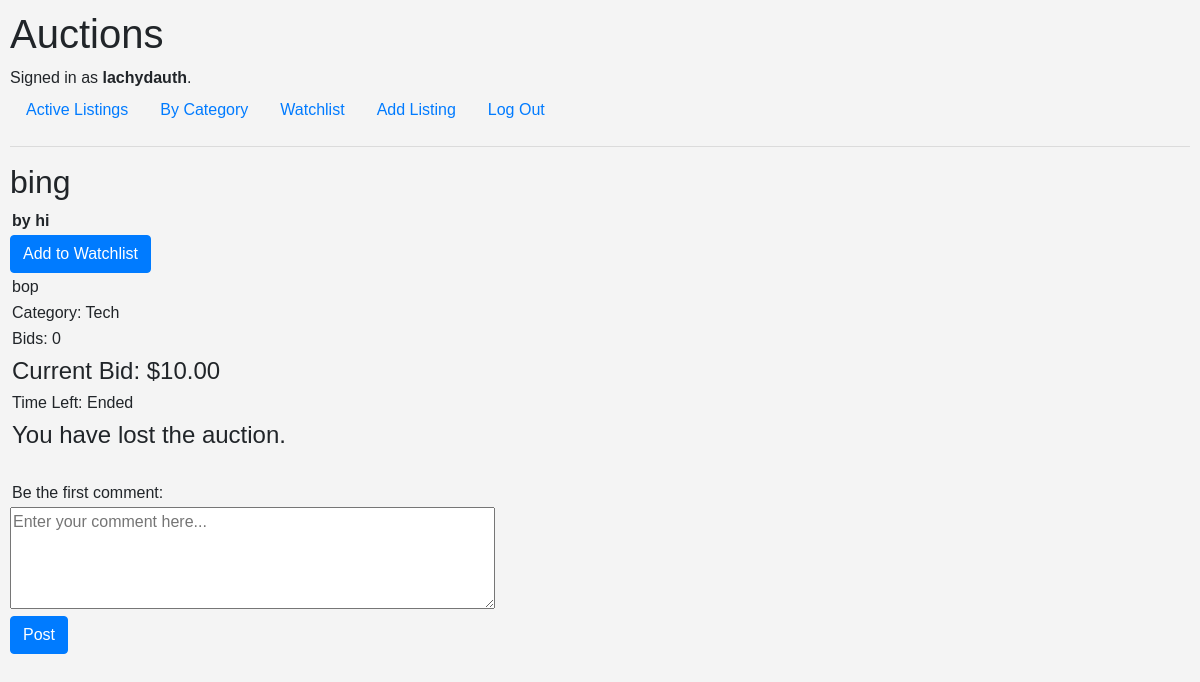
Screenshot of /listing/2 (signed in) with the database file from the repository.
### auctions/models.py (models this page shows, shortened)
class User(AbstractUser):
    watching = models.ManyToManyField("Auction", blank=True, related_name="watchers")

class Auction(models.Model):
    title = models.CharField(max_length=64)
    description = models.CharField(max_length=512)
    starting_bid = models.DecimalField(max_digits=10, decimal_places=2)
    current_bid = models.DecimalField(max_digits=10, decimal_places=2, null=True, blank=True)
    owner = models.ForeignKey(User, on_delete=models.CASCADE, related_name="listings")
    end_date = models.DateTimeField()
    image_url = models.URLField(max_length=200, null=True, blank=True)
    category = models.ForeignKey(Category, on_delete=models.SET_NULL, null=True, related_name="auctions")

class Category(models.Model):
    name = models.CharField(max_length=64, unique=True)
    def __str__(self):
        return self.name

### auctions/views.py (the view, shortened to what this page needs)
# urls.py: path("listing/<int:listing_id>", views.listing, name="listing"),
def listing(request, listing_id):
    try:
        listing = Auction.objects.get(pk=listing_id)
    except Auction.DoesNotExist:
        return HttpResponse("Listing not found.", status=404)
    user_has_highest = False
    try:
        if listing.bids.latest('id').bidder == request.user:
            user_has_highest = True
    except:
        pass
    return render(request, "auctions/listing.html", {
        "watching": request.user.watching.filter(pk=listing_id).exists(),
        "listing": listing,
        "current_time": timezone.now(),
        "user_has_highest": user_has_highest,
        "comments": listing.comments.all(),
    })

### auctions/templates/auctions/listing.html (shortened to what this page needs)
{% extends "auctions/layout.html" %}
{% block body %}
    <h2>{{ listing.title }}</h2>
    <p><strong>by {{ listing.owner }}</strong></p>
    {% if not watching %}
        <form action="{% url 'watchlist' %}" method="post">
            <input class="btn btn-primary" type="submit" value="Add to Watchlist">
        </form>
    {% endif %}
    <p>{{ listing.description }}</p>
    <p>Category: {{ listing.category }}</p>
    <p>Bids: {{ listing.bids.count }}</p>
    <p class="large">
        Current Bid: ${{ listing.current_bid }}
    </p>
    {% if listing.end_date > current_time %}
        <form action="{% url 'listing' listing.id %}" method="post">
            {% csrf_token %}
            <input type="hidden" name="comment" value="false">
            <label for="price">Enter your bid:</label>
            <input type="number" name="price" id="price" min="0" step="0.01">
            <input class="btn btn-primary" type="submit" value="Submit Bid">
        </form>
        <br>
        <p>Time Left:
            {{ current_time|timesince:listing.end_date }}
        </p>
    {% else %}
        <p>Time Left: Ended</p>
        <p class="large">
            {% if user_has_highest %}
                You have won the auction!
            {% else %}
                You have lost the auction.
            {% endif %}
        </p>
    {% endif %}
    <br>
    {% for comment in comments %}
        <p><strong>{{ comment.commenter }}</strong> commented: {{ comment.comment }}</p>
    {% empty %}
        <p>Be the first comment:</p>
    {% endfor %}
    <form action="{% url 'listing' listing.id %}" method="post">
        <textarea name="text" rows="4" cols="50" placeholder="Enter your comment here..."></textarea>
        <br>
        <input class="btn btn-primary" type="submit" value="Post">
    </form>
{% endblock %}

### auctions/templates/auctions/layout.html (shortened to what this page needs)
{% load static %}
<!DOCTYPE html>
<html lang="en">
    <head>
        <link rel="stylesheet" href="https://stackpath.bootstrapcdn.com/bootstrap/4.4.1/css/bootstrap.min.css">
        <link href="{% static 'auctions/styles.css' %}" rel="stylesheet">
    </head>
    <body>
        <h1>Auctions</h1>
        <div>
            {% if user.is_authenticated %}
                Signed in as <strong>{{ user.username }}</strong>.
            {% else %}
                Not signed in.
            {% endif %}
        </div>
        <ul class="nav">
            <li class="nav-item">
                <a class="nav-link" href="{% url 'index' %}">Active Listings</a>
            </li>
            <li class="nav-item">
                <a class="nav-link" href="{% url 'category_finder' %}">By Category</a>
            </li>
            {% if user.is_authenticated %}
                <li class="nav-item">
                    <a class="nav-link" href="{% url 'watchlist' %}">Watchlist</a>
                </li>
                <li class="nav-item">
                    <a class="nav-link" href="{% url 'new_listing' %}">Add Listing</a>
                </li>
                <li class="nav-item">
                    <a class="nav-link" href="{% url 'logout' %}">Log Out</a>
                </li>
            {% endif %}
        </ul>
        <hr>
        {% block body %}
        {% endblock %}
    </body>
</html>

### auctions/static/auctions/styles.css (style rules this page uses)
body { padding: 10px; }
p { margin: 2px; }
.large { font-size: 1.5rem; }
body { font-family: Arial, sans-serif; background-color: #f4f4f4; }
form input[type="submit"] { cursor: pointer; }

### rows the page displays
User: username "lachydauth"
Auction: title "bing", owner "hi", description "bop", category "Tech", bids.count "0", current_bid "10.00"
